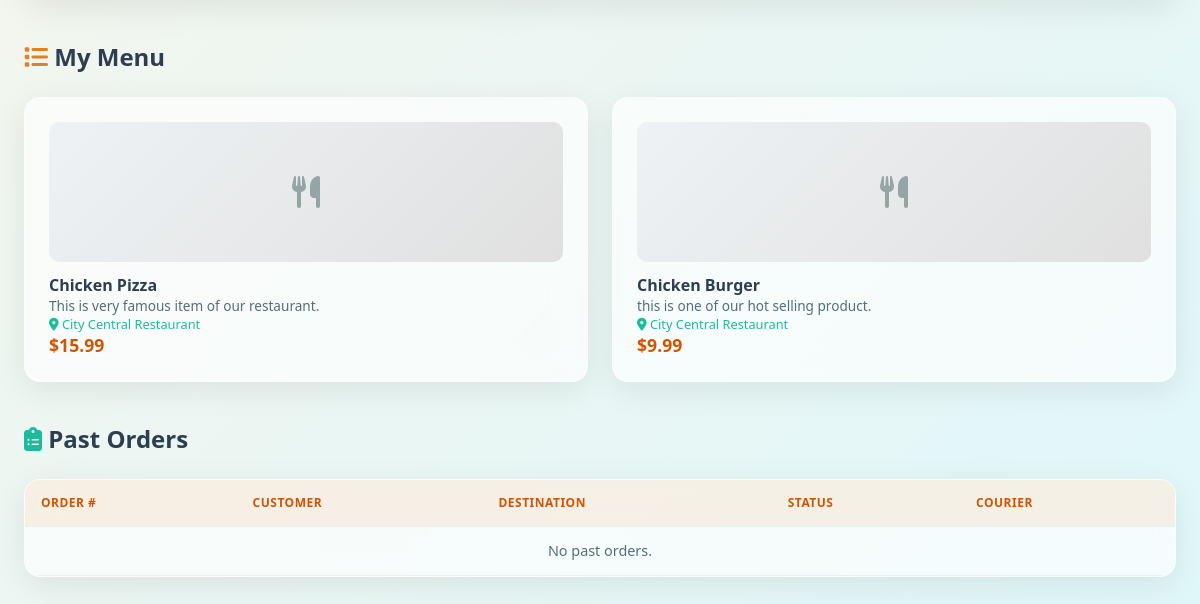
Before: /dashboard/merchant/ (signed in, lower part) with the older database file.
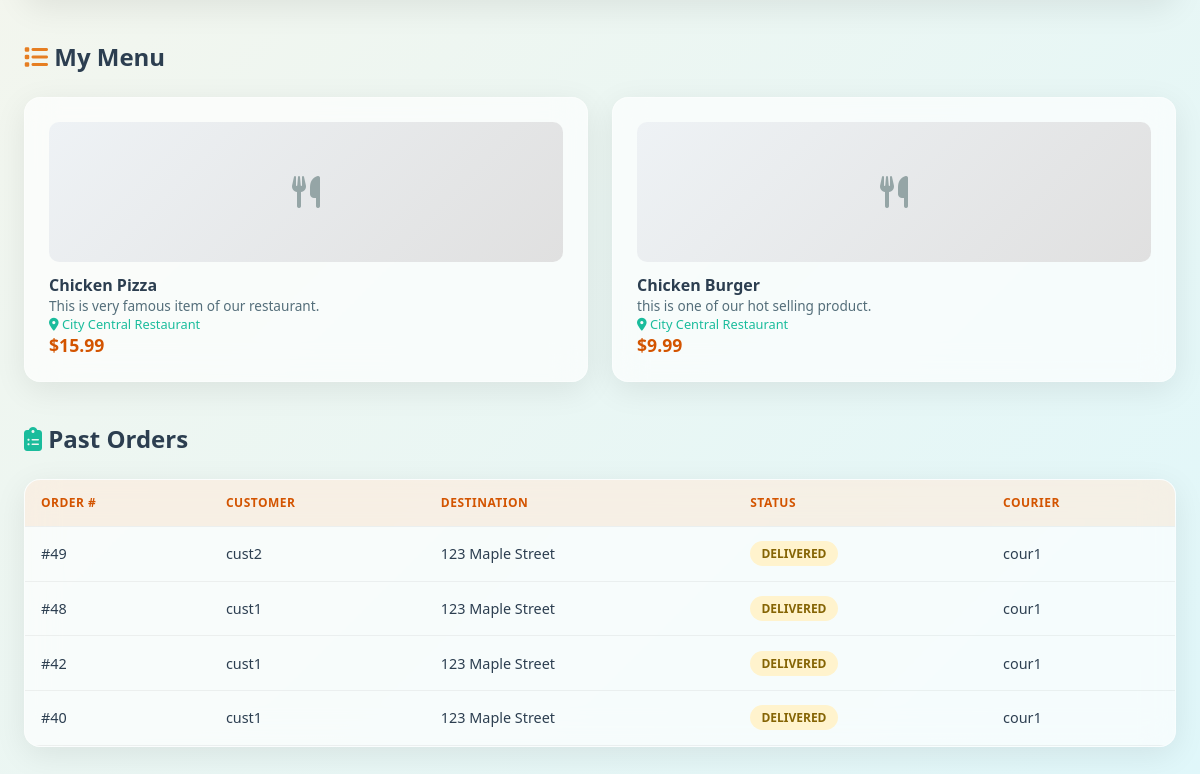
After: the same page with the newer database file.
### delivery/models.py (models this page shows, shortened)
class MenuItem(models.Model):
    merchant = models.ForeignKey(
        User, on_delete=models.CASCADE,
        limit_choices_to={'userprofile__role': 'MERCHANT'},
        related_name='menu_items'
    )
    restaurant_location = models.ForeignKey(
        Location, on_delete=models.CASCADE,
        limit_choices_to={'is_restaurant': True},
        related_name='menu_items',
        null=True, blank=True
    )
    name = models.CharField(max_length=100)
    description = models.TextField(blank=True)
    price = models.DecimalField(max_digits=10, decimal_places=2)
    image = models.URLField(max_length=500, blank=True, default='')

class Location(models.Model):
    name = models.CharField(max_length=100)
    address = models.CharField(max_length=255)
    is_restaurant = models.BooleanField(default=False)
    matrix_id = models.IntegerField(unique=True)  # 0-9 index for travel matrix
    grid_x = models.IntegerField(default=0)       # Canvas X coordinate
    grid_y = models.IntegerField(default=0)       # Canvas Y coordinate

class Order(models.Model):
    STATUS_CHOICES = [
        ('PENDING_MERCHANT', 'Pending Merchant Approval'),
        ('PREPARING', 'Preparing'),
        ('READY_FOR_PICKUP', 'Ready for Pickup'),
        ('PENDING_COURIER', 'Pending Courier'),
        ('ACCEPTED', 'Accepted'),
        ('OUT_FOR_DELIVERY', 'Out for Delivery'),
        ('DELIVERED', 'Delivered'),
        ('CANCELLED', 'Cancelled'),
    ]
    customer = models.ForeignKey(User, on_delete=models.CASCADE, related_name='customer_orders')
    merchant = models.ForeignKey(
        User, on_delete=models.CASCADE,
        limit_choices_to={'userprofile__role': 'MERCHANT'},
        related_name='merchant_orders'
    )
    courier = models.ForeignKey(
        User, on_delete=models.SET_NULL, null=True, blank=True,
        limit_choices_to={'userprofile__role': 'COURIER'},
        related_name='courier_orders'
    )
    restaurant_location = models.ForeignKey(
        Location, on_delete=models.CASCADE,
        limit_choices_to={'is_restaurant': True},
        related_name='orders',
        null=True, blank=True
    )
    status = models.CharField(max_length=20, choices=STATUS_CHOICES, default='PENDING_MERCHANT')
    destination = models.ForeignKey(Location, on_delete=models.CASCADE, related_name='destination_orders')
    due_time = models.DateTimeField()
    notes = models.TextField(blank=True)
    route_data = models.JSONField(default=dict, blank=True)
    created_at = models.DateTimeField(auto_now_add=True)
    delivered_at = models.DateTimeField(null=True, blank=True)

### delivery/views.py (the view)
# urls.py: path('dashboard/merchant/', views.merchant_dashboard, name='merchant_dashboard'),
@login_required
def merchant_dashboard(request):
    if request.user.userprofile.role != 'MERCHANT':
        return redirect('dashboard')
    ensure_locations()
    locations = Location.objects.filter(is_restaurant=False)
    restaurant_locations = Location.objects.filter(is_restaurant=True)
    pending_orders = Order.objects.filter(merchant=request.user, status='PENDING_MERCHANT').order_by('-created_at')
    preparing_orders = Order.objects.filter(merchant=request.user, status='PREPARING').order_by('-created_at')
    ready_orders = Order.objects.filter(merchant=request.user, status='READY_FOR_PICKUP').order_by('-created_at')
    past_orders = Order.objects.filter(merchant=request.user).exclude(
        status__in=['PENDING_MERCHANT', 'PREPARING', 'READY_FOR_PICKUP']
    ).order_by('-created_at')
    orders = Order.objects.filter(merchant=request.user).order_by('-created_at')
    menu_items = MenuItem.objects.filter(merchant=request.user).order_by('-id')
    return render(request, 'merchant_dashboard.html', {
        'locations': locations,
        'restaurant_locations': restaurant_locations,
        'orders': orders,
        'menu_items': menu_items,
        'pending_orders': pending_orders,
        'preparing_orders': preparing_orders,
        'ready_orders': ready_orders,
        'past_orders': past_orders
    })

### delivery/utils.py (called while the page is built)
def ensure_locations():
    from django.db import connection, OperationalError
    try:
        with connection.cursor() as cursor:
            cursor.execute("SELECT name FROM sqlite_master WHERE type='table' AND name='delivery_location';")
            if not cursor.fetchone():
                return
    except OperationalError:
        return
    for loc in LOCATIONS_DATA:
        obj, created = Location.objects.get_or_create(matrix_id=loc["matrix_id"], defaults=loc)
        if not created:
            updated = False
            for field in ["name", "address", "is_restaurant", "grid_x", "grid_y"]:
                if getattr(obj, field) != loc[field]:
                    setattr(obj, field, loc[field])
                    updated = True
            if updated:
                obj.save()

### templates/merchant_dashboard.html (shortened to what this page needs)
{% extends 'base.html' %}
{% block content %}
<div class="container">
    <h2 style="margin: 2.5rem 0 1.5rem;"><i class="fas fa-list" style="color:var(--primary);"></i> My Menu</h2>
    <div class="grid grid-4" id="menuItemsList">
        {% for item in menu_items %}
        <div class="glass card">
            {% if item.image %}
            <div class="menu-item-img-placeholder" style="display:none;"><i class="fas fa-utensils"></i></div>
            {% else %}
            <div class="menu-item-img-placeholder"><i class="fas fa-utensils"></i></div>
            {% endif %}
            <h4>{{ item.name }}</h4>
            <p style="font-size:0.85rem;color:var(--text-light);">{{ item.description }}</p>
            {% if item.restaurant_location %}
            <p style="font-size:0.8rem;color:var(--secondary);"><i class="fas fa-map-marker-alt"></i> {{ item.restaurant_location.name }}</p>
            {% endif %}
            <strong style="color:var(--primary-dark);font-size:1.1rem;">${{ item.price }}</strong>
        </div>
        {% empty %}
        <p style="color:var(--text-light);grid-column:1/-1;">No menu items yet. Add your first item above!</p>
        {% endfor %}
    </div>
    <h2 style="margin: 2.5rem 0 1.5rem;"><i class="fas fa-clipboard-list" style="color:var(--secondary);"></i> Past Orders</h2>
    <div class="glass table-wrap">
        <table>
            <thead>
                <tr><th>Order #</th><th>Customer</th><th>Destination</th><th>Status</th><th>Courier</th></tr>
            </thead>
            <tbody>
                {% for o in past_orders %}
                <tr>
                    <td>#{{ o.id }}</td>
                    <td>{{ o.customer.username }}</td>
                    <td>{{ o.destination.address }}</td>
                    <td><span class="badge badge-pending">{{ o.status }}</span></td>
                    <td>{{ o.courier.username|default:"Unassigned" }}</td>
                </tr>
                {% empty %}
                <tr><td colspan="5" style="text-align:center;color:var(--text-light);">No past orders.</td></tr>
                {% endfor %}
            </tbody>
        </table>
    </div>
</div>
{% endblock %}

### templates/base.html (shortened to what this page needs)
<!DOCTYPE html>
<html lang="en">
<head>
    <link rel="stylesheet" href="https://cdnjs.cloudflare.com/ajax/libs/font-awesome/6.4.0/css/all.min.css">
</head>
<body>
    <main>
        {% block content %}{% endblock %}
    </main>
</body>
</html>

### templates/base.html (style rules this page uses)
:root { --primary: #e67e22; --primary-dark: #d35400; --secondary: #1abc9c; --secondary-dark: #16a085; --bg-warm: #fdf6e3; --bg-gradient: linear-gradient(135deg, #fff5e6 0%, #e0f7fa 100%); --glass: rgba(255, 255, 255, 0.65); --glass-border: rgba(255, 255, 255, 0.4); --text: #2c3e50; --text-light: #546e7a; --shadow: 0 8px 32px rgba(0,0,0,0.08); --radius: 16px; }
* { margin: 0; padding: 0; box-sizing: border-box; }
body { font-family: 'Segoe UI', system-ui, sans-serif; background: var(--bg-gradient); color: var(--text); min-height: 100vh; }
.glass { background: var(--glass); backdrop-filter: blur(16px); -webkit-backdrop-filter: blur(16px); border: 1px solid var(--glass-border); border-radius: var(--radius); box-shadow: var(--shadow); }
.container { max-width: 1200px; margin: 2rem auto; padding: 0 1.5rem; }
.grid { display: grid; gap: 1.5rem; }
.grid-4 { grid-template-columns: repeat(auto-fit, minmax(220px, 1fr)); }
.card { padding: 1.5rem; transition: transform 0.2s, box-shadow 0.2s; }
.card p { color: var(--text-light); font-size: 0.9rem; }
.table-wrap { overflow-x: auto; }
table { width: 100%; border-collapse: collapse; }
th, td { padding: 0.9rem 1rem; text-align: left; font-size: 0.9rem; }
th { background: rgba(230,126,34,0.1); color: var(--primary-dark); font-weight: 700; text-transform: uppercase; font-size: 0.75rem; letter-spacing: 0.5px; }
tr { border-bottom: 1px solid rgba(0,0,0,0.05); }
.badge { display: inline-block; padding: 0.25rem 0.7rem; border-radius: 50px; font-size: 0.75rem; font-weight: 700; }
.badge-pending { background: #fff3cd; color: #856404; }
.menu-item-img-placeholder { width: 100%; height: 140px; border-radius: 10px; background: linear-gradient(135deg, #eef2f5 0%, #e0e0e0 100%); display: flex; align-items: center; justify-content: center; color: #95a5a6; font-size: 2rem; margin-bottom: 0.75rem; }

Changed rows visible on the page:
added Order: id "49", customer.username "cust2", destination.address "123 Maple Street", status "DELIVERED", courier.username "cour1"
added Order: id "48", customer.username "cust1", destination.address "123 Maple Street", status "DELIVERED", courier.username "cour1"
added Order: id "42", customer.username "cust1", destination.address "123 Maple Street", status "DELIVERED", courier.username "cour1"
added Order: id "40", customer.username "cust1", destination.address "123 Maple Street", status "DELIVERED", courier.username "cour1"
Other visible differences:
text no longer shown: "No past orders."
